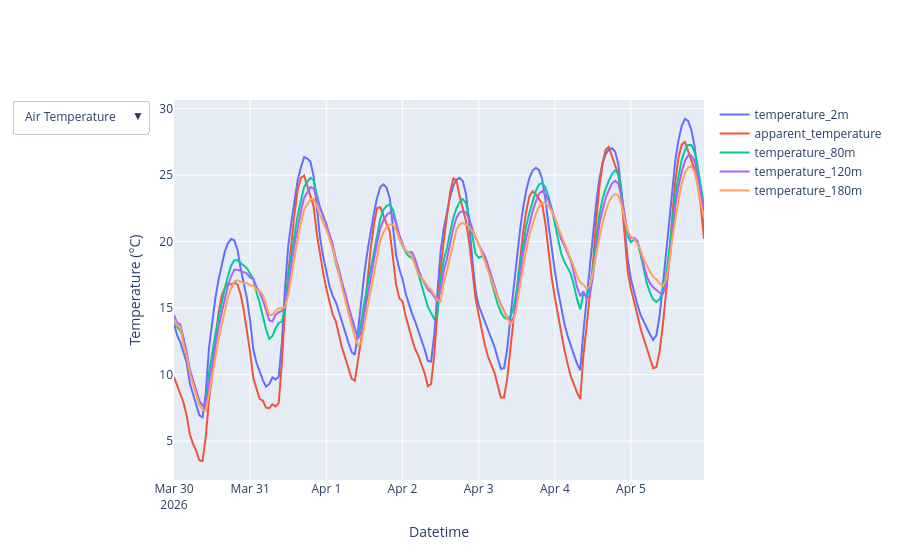

The notebook cell this image was saved under:
### Code cell
import plotly.graph_objects as go

fig = go.Figure()

for col in temps:
    fig.add_trace(go.Scatter(
        x=data['date'],
        y=data[col],
        mode='lines',
        name=col,
        visible=True  # this is not hidden at first
    ))

for col in soils:
    fig.add_trace(go.Scatter(
        x=data['date'],
        y=data[col],
        mode='lines',
        name=col,
        visible=False  # this is hidden at first
    ))

n_temps = len(temps)
n_soils = len(soils)

fig.update_layout(
    updatemenus=[
        dict(
            buttons=[
                dict(
                    label="Air Temperature",
                    method="update",
                    args=[{"visible": [True]*n_temps + [False]*n_soils},
                          {"title": "Air temperature evolution"}]
                ),
                dict(
                    label="Soil Temperature",
                    method="update",
                    args=[{"visible": [False]*n_temps + [True]*n_soils},
                          {"title": "Soil temperature evolution"}]
                )
            ],
            direction="down"
        )
    ]
)

fig.update_layout(
    xaxis_title='Datetime',
    yaxis_title='Temperature (°C)'
)

fig.show()

### Figure 1 — Plotly figure (JSON) as saved in the notebook; plotly's stock layout.template omitted (floating-point values rounded to 4 significant figures; data arrays with more than 128 entries replaced by an {"elided": "..."} marker saying what was removed)
{"data": [{"mode": "lines", "name": "temperature_2m", "type": "scatter", "visible": true, "x": {"elided": "168 str values"}, "y": {"elided": "168 float values"}}, {"mode": "lines", "name": "apparent_temperature", "type": "scatter", "visible": true, "x": {"elided": "168 str values"}, "y": {"elided": "168 float values"}}, {"mode": "lines", "name": "temperature_80m", "type": "scatter", "visible": true, "x": {"elided": "168 str values"}, "y": {"elided": "168 float values"}}, {"mode": "lines", "name": "temperature_120m", "type": "scatter", "visible": true, "x": {"elided": "168 str values"}, "y": {"elided": "168 float values"}}, {"mode": "lines", "name": "temperature_180m", "type": "scatter", "visible": true, "x": {"elided": "168 str values"}, "y": {"elided": "168 float values"}}, {"mode": "lines", "name": "soil_temperature_0cm", "type": "scatter", "visible": false, "x": {"elided": "168 str values"}, "y": {"elided": "168 float values"}}, {"mode": "lines", "name": "soil_temperature_6cm", "type": "scatter", "visible": false, "x": {"elided": "168 str values"}, "y": {"elided": "168 float values"}}, {"mode": "lines", "name": "soil_temperature_18cm", "type": "scatter", "visible": false, "x": {"elided": "168 str values"}, "y": {"elided": "168 float values"}}, {"mode": "lines", "name": "soil_temperature_54cm", "type": "scatter", "visible": false, "x": {"elided": "168 str values"}, "y": {"elided": "168 float values"}}], "layout": {"updatemenus": [{"buttons": [{"args": [{"visible": [true, true, true, true, true, false, false, false, false]}, {"title": "Air temperature evolution"}], "label": "Air Temperature", "method": "update"}, {"args": [{"visible": [false, false, false, false, false, true, true, true, true]}, {"title": "Soil temperature evolution"}], "label": "Soil Temperature", "method": "update"}], "direction": "down"}], "xaxis": {"title": {"text": "Datetime"}}, "yaxis": {"title": {"text": "Temperature (°C)"}}}}
